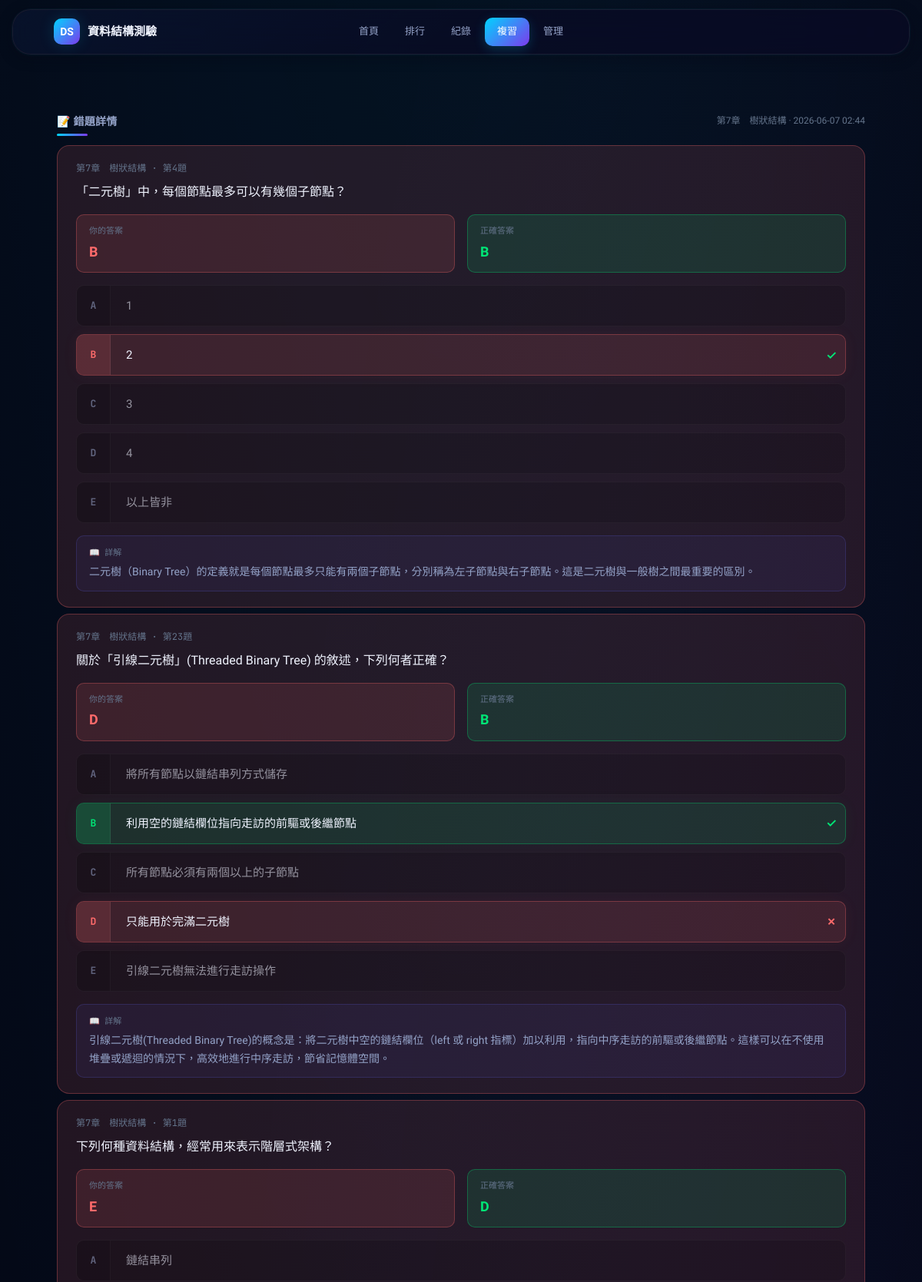
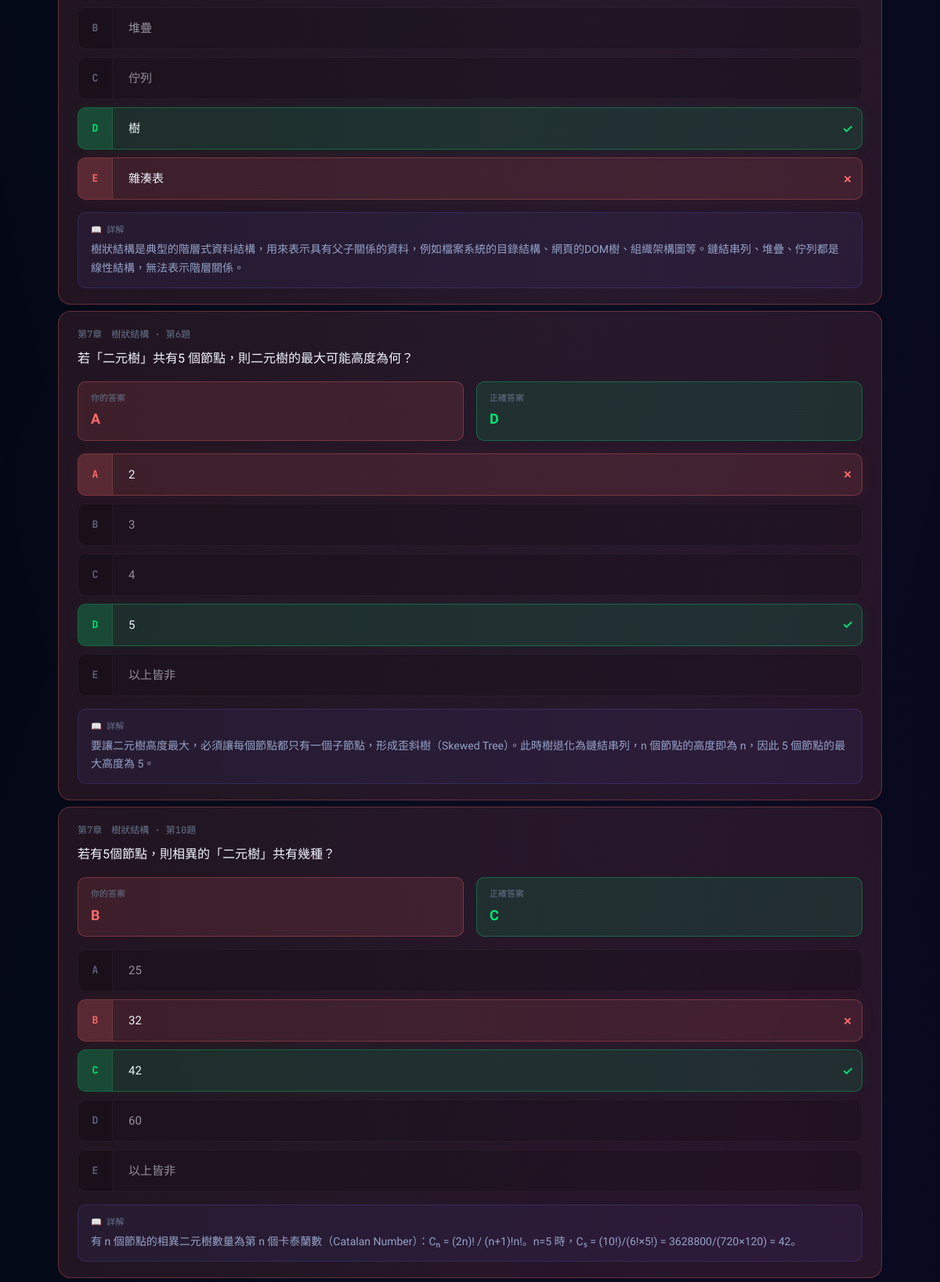
The page /wrong-answers/27/ (upper part) on the database its author committed (2 pictures, top to bottom).
### quiz_app/models.py (models this page shows, shortened)
class QuizRecord(models.Model):
    user = models.ForeignKey(User, on_delete=models.CASCADE, null=True, blank=True, verbose_name='使用者')
    chapter = models.CharField(max_length=50, verbose_name='章節')
    total_questions = models.IntegerField(verbose_name='總題數')
    correct_count = models.IntegerField(verbose_name='答對題數')
    score = models.FloatField(verbose_name='分數')
    time_spent = models.IntegerField(verbose_name='耗時(秒)', default=0)
    is_sr = models.BooleanField(default=False, verbose_name='間隔學習法')
    created_at = models.DateTimeField(auto_now_add=True, verbose_name='作答時間')
    class Meta:
        verbose_name = '作答記錄'
        verbose_name_plural = '作答記錄'
        ordering = ['-created_at']

class WrongAnswer(models.Model):
    quiz_record = models.ForeignKey(QuizRecord, on_delete=models.CASCADE, verbose_name='作答記錄')
    question = models.ForeignKey(Question, on_delete=models.CASCADE, verbose_name='題目')
    user_answer = models.CharField(max_length=1, verbose_name='使用者答案')
    created_at = models.DateTimeField(auto_now_add=True, verbose_name='作答時間')
    class Meta:
        verbose_name = '錯題記錄'
        verbose_name_plural = '錯題記錄'
        ordering = ['-created_at']

class Question(models.Model):
    DIFFICULTY_CHOICES = [
        ('easy', '簡單'),
        ('medium', '中等'),
        ('hard', '困難'),
    ]
    chapter = models.CharField(max_length=50, verbose_name='章節')
    question_number = models.IntegerField(verbose_name='題號')
    question_text = models.TextField(verbose_name='題目')
    question_image = models.ImageField(
        upload_to='quiz_app/images/',
        blank=True,
        null=True,
        verbose_name='題目圖片'
    )
    option_a = models.CharField(max_length=500, verbose_name='選項A')
    option_b = models.CharField(max_length=500, verbose_name='選項B')
    option_c = models.CharField(max_length=500, verbose_name='選項C')
    option_d = models.CharField(max_length=500, blank=True, null=True, verbose_name='選項D')
    option_e = models.CharField(max_length=500, blank=True, null=True, verbose_name='選項E')
    correct_answer = models.CharField(max_length=1, verbose_name='正確答案')
    difficulty = models.CharField(
        max_length=10,
        choices=DIFFICULTY_CHOICES,
        default='medium',
        verbose_name='難易度'
    )
    sequence_group = models.CharField(
        max_length=50,
        blank=True,
        null=True,
        verbose_name='連貫題組別',
        help_text='同一組別的題目會保持順序'
    )
    is_new = models.BooleanField(default=False, verbose_name='自編題目')
    source_note = models.CharField(
        max_length=200, blank=True, verbose_name='題目來源',
        help_text='若為自編題目，請註明來源或設計說明'
    )
    explanation = models.TextField(
        blank=True, verbose_name='題目詳解',
        help_text='作答後顯示的詳細解析，說明為什麼正確答案是對的'
    )
    error_count = models.IntegerField(default=0, verbose_name='累計錯誤次數')
    total_attempt_count = models.IntegerField(default=0, verbose_name='累計答題次數')
    class Meta:
        verbose_name = '題目'
        verbose_name_plural = '題目'
        unique_together = ['chapter', 'question_number']
        ordering = ['chapter', 'question_number']

### quiz_app/views.py (the view)
# urls.py: path('wrong-answers/<int:record_id>/', views.wrong_answers_detail, name='wrong_answers_detail'),
def wrong_answers_detail(request, record_id):
    record = QuizRecord.objects.get(id=record_id)
    wrong_answers = WrongAnswer.objects.filter(quiz_record=record).select_related('question')
    wrong_data = []
    for wrong in wrong_answers:
        question = wrong.question
        options = [
            ('A', question.option_a),
            ('B', question.option_b),
            ('C', question.option_c),
        ]
        if question.option_d:
            options.append(('D', question.option_d))
        if question.option_e:
            options.append(('E', question.option_e))
        wrong_data.append({
            'wrong': wrong,
            'options': options,
            'explanation': question.explanation or '',
        })
    return render(request, 'quiz_app/wrong_answers_detail.html', {
        'record': record,
        'wrong_answers': wrong_data,
    })

### quiz_app/templates/quiz_app/wrong_answers_detail.html (shortened to what this page needs)
<!DOCTYPE html>
<html lang="zh-Hant">
<head>
  {% load static %}
  <link rel="stylesheet" href="{% static 'quiz_app/css/style.css' %}"/>
</head>
<body>
  <div class="stars">
  </div>
<div class="app">
  <header class="header">
    <div class="header-inner">
      <a class="brand" href="{% url 'home' %}">
        <span class="brand-icon">DS</span>
        <span>資料結構測驗</span>
      </a>
      <nav class="nav" id="main-nav">
        <a class="nav-link" href="{% url 'home' %}">首頁</a>
        <a class="nav-link" href="{% url 'leaderboard' %}">排行</a>
        <a class="nav-link" href="{% url 'quiz_records' %}">紀錄</a>
        <a class="nav-link active" href="{% url 'wrong_answers' %}">複習</a>
        <a class="nav-link" href="{% url 'admin_panel' %}">管理</a>
      </nav>
    </div>
  </header>
  <main>
    <div class="container">
      <div class="section-head">
        <h3 class="section-title">📝 錯題詳情</h3>
        <span class="section-meta">{{ record.chapter }} · {{ record.created_at|date:"Y-m-d H:i" }}</span>
      </div>
      {% if wrong_answers %}
      <div class="wrong-list">
        {% for item in wrong_answers %}
        {% with wrong=item.wrong options=item.options %}
        <div class="wrong-item">
          <div class="mono dim" style="font-size:12px;margin-bottom:8px;">
            {{ wrong.question.chapter }} · 第{{ wrong.question.question_number }}題
          </div>
          <div style="font-size:16px;margin-bottom:16px;line-height:1.6;">{{ wrong.question.question_text }}</div>
          <div style="display:flex;gap:16px;margin-bottom:16px;">
            <div style="flex:1;padding:12px 16px;background:var(--coral-soft);border:1px solid var(--coral-border);border-radius:var(--radius);">
              <div class="mono dim" style="font-size:11px;margin-bottom:4px;">你的答案</div>
              <div style="font-size:18px;font-weight:600;color:var(--coral);">{{ wrong.user_answer|default:"(未作答)" }}</div>
            </div>
            <div style="flex:1;padding:12px 16px;background:var(--mint-soft);border:1px solid var(--mint-border);border-radius:var(--radius);">
              <div class="mono dim" style="font-size:11px;margin-bottom:4px;">正確答案</div>
              <div style="font-size:18px;font-weight:600;color:var(--mint);">{{ wrong.question.correct_answer }}</div>
            </div>
          </div>
          <div class="options">
            {% for option_key, option_text in options %}
            <div class="option {% if option_key == wrong.user_answer %}wrong{% elif option_key == wrong.question.correct_answer %}correct{% else %}faded{% endif %}" style="cursor:default;">
              <span class="opt-letter">{{ option_key }}</span>
              <span class="opt-text">{{ option_text }}</span>
              {% if option_key == wrong.question.correct_answer %}
              <span class="opt-mark" style="color:var(--mint);">✓</span>
              {% elif option_key == wrong.user_answer %}
              <span class="opt-mark" style="color:var(--coral);">✗</span>
              {% endif %}
            </div>
            {% endfor %}
          </div>
          {% if item.explanation %}
          <div style="margin-top:16px;padding:12px 16px;background:rgba(99,102,241,0.08);border:1px solid rgba(99,102,241,0.2);border-radius:var(--radius);font-size:14px;line-height:1.7;color:var(--text-muted);">
            <div class="mono dim" style="font-size:11px;margin-bottom:4px;">📖 詳解</div>
            {{ item.explanation }}
          </div>
          {% endif %}
        </div>
        {% endwith %}
        {% endfor %}
      </div>
      {% else %}
      <div class="empty">
        <div>這次測驗沒有錯題！🎉</div>
      </div>
      {% endif %}
    </div>
  </main>
</div>
</body>
</html>

### rows shown on the page
QuizRecord: chapter "第7章 樹狀結構", created_at "2026-06-07 02:44"
WrongAnswer: wrong.question.chapter "第7章 樹狀結構", wrong.question.question_number "4", wrong.question.question_text "「二元樹」中，每個節點最多可以有幾個子節點？", wrong.user_answer "B", wrong.question.correct_answer "B", options "A" "B" "C" "D" "E", options "1" "2" "3" "4", explanation "二元樹（Binary Tree）的定義就是每個節點最多只能有兩個子節點，分別稱為左子節點與右子節點。這是二元樹與一般樹之間最重要的區別。"
Question: options "以上皆非"
WrongAnswer: wrong.question.chapter "第7章 樹狀結構", wrong.question.question_number "23", wrong.question.question_text "關於「引線二元樹」(Threaded Binary Tree) 的敘述，下列何者正確？", wrong.user_answer "D", wrong.question.correct_answer "B", options "A" "B" "C" "D" "E", explanation "引線二元樹(Threaded Binary Tree)的概念是：將二元樹中空的鏈結欄位（left 或 right 指標）加以利用，指向中序走訪的前驅或後繼節點。這樣可以在不使用堆疊或遞迴的情況下，高效地進行中序走訪，節省記憶體空間。"
Question: options "將所有節點以鏈結串列方式儲存" "利用空的鏈結欄位指向走訪的前驅或後繼節點" "所有節點必須有兩個以上的子節點" "只能用於完滿二元樹" "引線二元樹無法進行走訪操作"
WrongAnswer: wrong.question.chapter "第7章 樹狀結構", wrong.question.question_number "1", wrong.question.question_text "下列何種資料結構，經常用來表示階層式架構？", wrong.user_answer "E", wrong.question.correct_answer "D", options "A" "B" "C" "D" "E", options "樹", explanation "樹狀結構是典型的階層式資料結構，用來表示具有父子關係的資料，例如檔案系統的目錄結構、網頁的DOM樹、組織架構圖等。鏈結串列、堆疊、佇列都是線性結構，無法表示階層關係。"
Question: options "鏈結串列" "堆疊" "佇列" "雜湊表"
WrongAnswer: wrong.question.chapter "第7章 樹狀結構", wrong.question.question_number "6", wrong.question.question_text "若「二元樹」共有5 個節點，則二元樹的最大可能高度為何？", wrong.user_answer "A", wrong.question.correct_answer "D", options "A" "B" "C" "D" "E", options "2" "3" "4" "5", explanation "要讓二元樹高度最大，必須讓每個節點都只有一個子節點，形成歪斜樹（Skewed Tree）。此時樹退化為鏈結串列，n 個節點的高度即為 n，因此 5 個節點的最大高度為 5。"
Question: options "以上皆非"
WrongAnswer: wrong.question.chapter "第7章 樹狀結構", wrong.question.question_number "10", wrong.question.question_text "若有5個節點，則相異的「二元樹」共有幾種？", wrong.user_answer "B", wrong.question.correct_answer "C", options "A" "B" "C" "D" "E", explanation "有 n 個節點的相異二元樹數量為第 n 個卡泰蘭數（Catalan Number）：Cₙ = (2n)! / (n+1)!n!。n=5 時，C₅ = (10!)/(6!×5!) = 3628800/(720×120) = 42。"
Question: options "25" "32" "42" "60" "以上皆非"
